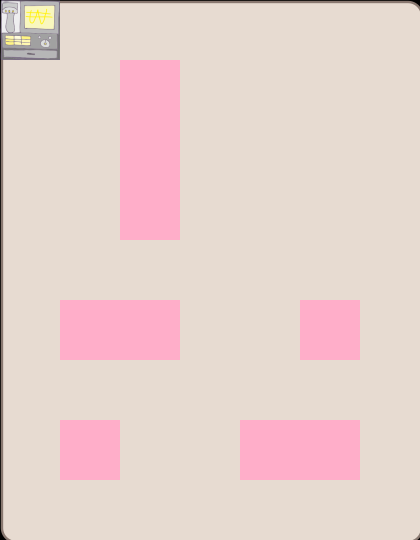

A 2D game scene composited from a Tiled map and its tileset images. What follows is a short description and the map's XML, with each tile layer's data collapsed to a summary:
An orthogonal 7x9 tile map with 60x60 px tiles, 3 tile layers (background, wall, Items), 3 tilesets and 11 objects (item1, item3, item2, item4, food1, ...).

<map version="1.0" orientation="orthogonal" width="7" height="9" tilewidth="60" tileheight="60">
 <tileset firstgid="1" name="wall" tilewidth="60" tileheight="60">
  <image source="wall.png" width="120" height="120" />
 </tileset>
 <tileset firstgid="5" name="background1" tilewidth="60" tileheight="60">
  <image source="background1.png" width="424" height="544" />
 </tileset>
 <tileset firstgid="68" source="metaset1.tsx" />
 <layer name="background" width="7" height="9">
  <data>[63 cells, 63 non-empty, 63 distinct tile ids]</data>
 </layer>
 <layer name="wall" width="7" height="9">
  <data>[63 cells, 10 non-empty, 4 distinct tile ids]</data>
 </layer>
 <layer name="Items" width="7" height="9">
  <data>[63 cells, 9 non-empty, 1 distinct tile ids]</data>
 </layer>
 <objectgroup name="items" width="7" height="9">
  <object name="item1" x="360" y="2" width="58" height="59" />
  <object name="item3" x="3" y="301" width="56" height="57" />
  <object name="item2" x="243" y="120" width="57" height="59" />
  <object name="item4" x="2" y="421" width="58" height="56" />
 </objectgroup>
 <objectgroup name="foods" width="7" height="9">
  <object name="food1" x="304" y="62" width="54" height="57" />
  <object name="food3" x="183" y="123" width="52" height="53" />
  <object name="food2" x="62" y="123" width="51" height="51" />
  <object name="food5" x="121" y="424" width="56" height="51" />
  <object name="food4" x="244" y="303" width="53" height="55" />
 </objectgroup>
 <objectgroup name="endPoint" width="7" height="9">
  <object name="counter" x="3" y="2" width="54" height="55" />
 </objectgroup>
 <objectgroup name="object" width="7" height="9">
  <object name="character" x="367" y="483" width="50" height="51">
   <ellipse />
  </object>
 </objectgroup>
</map>
